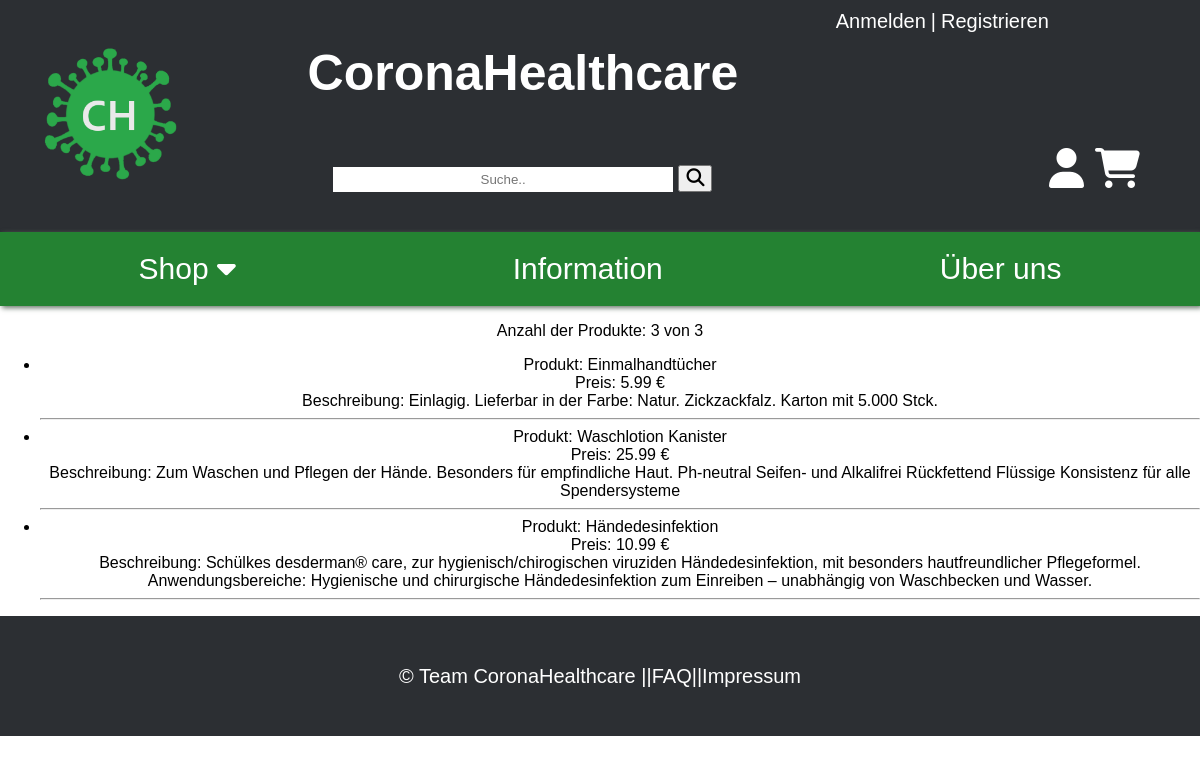
The app's page /index.php?c=shop&a=shop with its own data.
### tables this page shows
CREATE TABLE IF NOT EXISTS `product` (
  `id` INT NOT NULL AUTO_INCREMENT,
  `name` VARCHAR(45) NULL,
  `price` DECIMAL(10,2) NULL,
  `description` VARCHAR(255) NULL DEFAULT 'Zu diesem Produkt gibt es noch keine Beschreibung.',
  `category_id` INT NOT NULL,
  PRIMARY KEY (`id`),
  INDEX `fk_product_category_idx` (`category_id` ASC),
  CONSTRAINT `fk_product_category1`
    FOREIGN KEY (`category_id`)
    REFERENCES `category` (`id`)
    ON DELETE NO ACTION
    ON UPDATE NO ACTION);

### core/controller.class.php (called while the page is built, shortened)
<?php
class Controller
{
	private $_action = null;
	private $_controllerName = null;
	protected $_params = [];
	public function __construct($action = null, $controllerName = null)
	{
		$this->_action         = $action;
		$this->_controllerName = $controllerName;
	}
	public function renderHTML()
	{
		$viewPath = $this->viewPath($this->_controllerName, $this->_action);
		extract($this->_params);
		if(file_exists($viewPath))
		{
				include $viewPath;
		}
		include __DIR__.'/../views/layout.php';
	}
	protected function viewPath($controllerName, $action)
	{
		return __DIR__.'/../views/'.$controllerName.'/'.$action.'.php';
	}
}

### core/_baseModel.class.php (called while the page is built, shortened)
<?php
abstract class BaseModel
{
    public static function tablename()
    {
        $class = get_called_class();
        if(defined($class.'::TABLENAME'))
        {
            return $class::TABLENAME;
        }
        return null;
    }
    public static function find($where = '')
    {
        $db = $GLOBALS['db'];
        $result = null;
        try
        {
            $sql = 'SELECT * FROM ' . self::tablename();
            $result = $db->query($sql)->fetchAll();
        }
        catch (PDOException $e)
        {
            die('Select statement failed: ' . $e->getMessage());
        }
        return $result;
    }
}

### controller/shop_controller.php (called while the page is built, shortened)
<?php
class ShopController extends \app\core\Controller
{
    public function actionShop($categoryId = null, $priceMax = null, $priceMin = null)
    {
        $products = \app\models\Product::find();
        $amountOfAllProducts = count($products);
        $filterString = '';
        $amountOfFilteredProducts = count($products);
        print_r($filterString);
    }
}

### views/shop/shop.php (the view, shortened to what this page needs)
<html>
<p>
Anzahl der Produkte: <?= $amountOfFilteredProducts ?> von <?= $amountOfAllProducts ?>
    <div>
        <ul>
            <?php foreach($products as $key=> $value): ?>
                <li>
                    Produkt: <?= $products[$key]['name']; ?> <br>
                    Preis: <?= $products[$key]['price']; ?> € <br>
                    Beschreibung: <?= $products[$key]['description']; ?> <br>
                </li>
                <hr>
            <?php endforeach; ?>
        </ul>
    </div>
</p>
</html>

### assets/styles/style.css (style rules this page uses)
* { box-sizing: border-box; text-decoration: none; text-align: center; font-family: Arial, sans-serif; }
body { margin: 0; }

### records on screen
product: name "Einmalhandtücher", price "5.99", description "Einlagig. Lieferbar in der Farbe: Natur. Zickzackfalz. Karton mit 5.000 Stck."
product: name "Waschlotion Kanister", price "25.99", description "Zum Waschen und Pflegen der Hände. Besonders für empfindliche Haut. Ph-neutral Seifen- und Alkalifrei Rückfettend Flüssige Konsistenz für alle Spendersysteme"
product: name "Händedesinfektion", price "10.99", description "Schülkes desderman® care, zur hygienisch/chirogischen viruziden Händedesinfektion, mit besonders hautfreundlicher Pflegeformel. Anwendungsbereiche: Hygienische und chirurgische Händedesinfektion zum Einreiben – unabhängig von Waschbecken und Wasser."

### other values on screen
$amountOfFilteredProducts "3"
$amountOfAllProducts "3"
